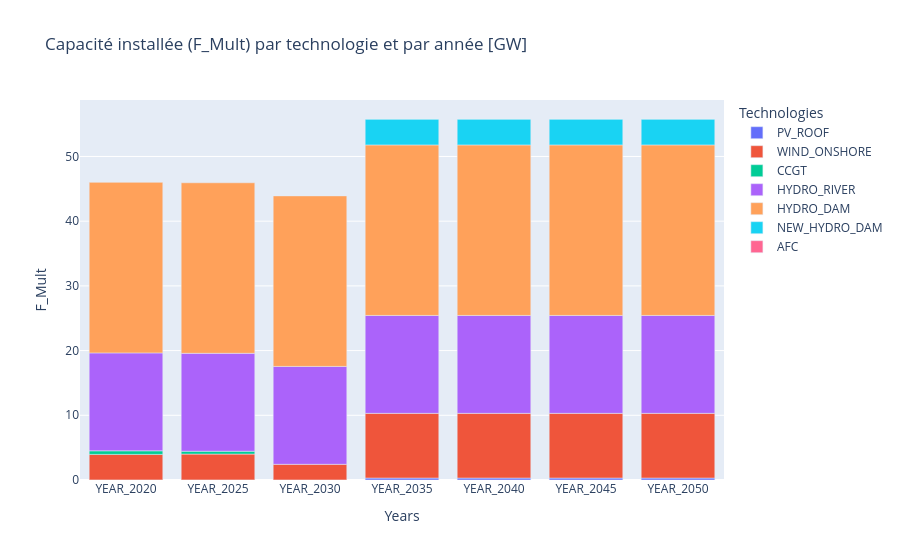

Notebook code for this chart:
### Code cell
plot_elec_mult_positive(results_materials, elec_techs_positive)

### Figure 1 — Plotly figure (JSON) as saved in the notebook; plotly's stock layout.template omitted (floating-point values rounded to 4 significant figures)
{"data": [{"hovertemplate": "Technologies=PV_ROOF<br>Years=%{x}<br>F_Mult=%{y}<extra></extra>", "legendgroup": "PV_ROOF", "marker": {"color": "#636efa", "pattern": {"shape": ""}}, "name": "PV_ROOF", "orientation": "v", "showlegend": true, "textposition": "auto", "type": "bar", "x": ["YEAR_2020", "YEAR_2025", "YEAR_2030", "YEAR_2035", "YEAR_2040", "YEAR_2045", "YEAR_2050"], "xaxis": "x", "y": [0.0118, 0.0118, 0.00944, 0.3, 0.3, 0.3, 0.3], "yaxis": "y"}, {"hovertemplate": "Technologies=WIND_ONSHORE<br>Years=%{x}<br>F_Mult=%{y}<extra></extra>", "legendgroup": "WIND_ONSHORE", "marker": {"color": "#EF553B", "pattern": {"shape": ""}}, "name": "WIND_ONSHORE", "orientation": "v", "showlegend": true, "textposition": "auto", "type": "bar", "x": ["YEAR_2020", "YEAR_2025", "YEAR_2030", "YEAR_2035", "YEAR_2040", "YEAR_2045", "YEAR_2050"], "xaxis": "x", "y": [3.946, 3.992, 2.414, 10.0, 10.0, 10.0, 10.0], "yaxis": "y"}, {"hovertemplate": "Technologies=CCGT<br>Years=%{x}<br>F_Mult=%{y}<extra></extra>", "legendgroup": "CCGT", "marker": {"color": "#00cc96", "pattern": {"shape": ""}}, "name": "CCGT", "orientation": "v", "showlegend": true, "textposition": "auto", "type": "bar", "x": ["YEAR_2020", "YEAR_2025"], "xaxis": "x", "y": [0.5557, 0.4446], "yaxis": "y"}, {"hovertemplate": "Technologies=HYDRO_RIVER<br>Years=%{x}<br>F_Mult=%{y}<extra></extra>", "legendgroup": "HYDRO_RIVER", "marker": {"color": "#ab63fa", "pattern": {"shape": ""}}, "name": "HYDRO_RIVER", "orientation": "v", "showlegend": true, "textposition": "auto", "type": "bar", "x": ["YEAR_2020", "YEAR_2025", "YEAR_2030", "YEAR_2035", "YEAR_2040", "YEAR_2045", "YEAR_2050"], "xaxis": "x", "y": [15.13, 15.13, 15.13, 15.13, 15.13, 15.13, 15.13], "yaxis": "y"}, {"hovertemplate": "Technologies=HYDRO_DAM<br>Years=%{x}<br>F_Mult=%{y}<extra></extra>", "legendgroup": "HYDRO_DAM", "marker": {"color": "#FFA15A", "pattern": {"shape": ""}}, "name": "HYDRO_DAM", "orientation": "v", "showlegend": true, "textposition": "auto", "type": "bar", "x": ["YEAR_2020", "YEAR_2025", "YEAR_2030", "YEAR_2035", "YEAR_2040", "YEAR_2045", "YEAR_2050"], "xaxis": "x", "y": [26.36, 26.36, 26.36, 26.36, 26.36, 26.36, 26.36], "yaxis": "y"}, {"hovertemplate": "Technologies=NEW_HYDRO_DAM<br>Years=%{x}<br>F_Mult=%{y}<extra></extra>", "legendgroup": "NEW_HYDRO_DAM", "marker": {"color": "#19d3f3", "pattern": {"shape": ""}}, "name": "NEW_HYDRO_DAM", "orientation": "v", "showlegend": true, "textposition": "auto", "type": "bar", "x": ["YEAR_2035", "YEAR_2040", "YEAR_2045", "YEAR_2050"], "xaxis": "x", "y": [4.0, 4.0, 4.0, 4.0], "yaxis": "y"}, {"hovertemplate": "Technologies=AFC<br>Years=%{x}<br>F_Mult=%{y}<extra></extra>", "legendgroup": "AFC", "marker": {"color": "#FF6692", "pattern": {"shape": ""}}, "name": "AFC", "orientation": "v", "showlegend": true, "textposition": "auto", "type": "bar", "x": ["YEAR_2035", "YEAR_2040", "YEAR_2045", "YEAR_2050"], "xaxis": "x", "y": [0.000246, 0.000246, 0.004359, 0.004359], "yaxis": "y"}], "layout": {"barmode": "relative", "legend": {"title": {"text": "Technologies"}, "tracegroupgap": 0}, "title": {"text": "Capacité installée (F_Mult) par technologie et par année [GW]"}, "xaxis": {"anchor": "y", "categoryarray": ["YEAR_2020", "YEAR_2025", "YEAR_2030", "YEAR_2035", "YEAR_2040", "YEAR_2045", "YEAR_2050"], "categoryorder": "array", "domain": [0, 1], "title": {"text": "Years"}}, "yaxis": {"anchor": "x", "domain": [0, 1], "title": {"text": "F_Mult"}}}}
